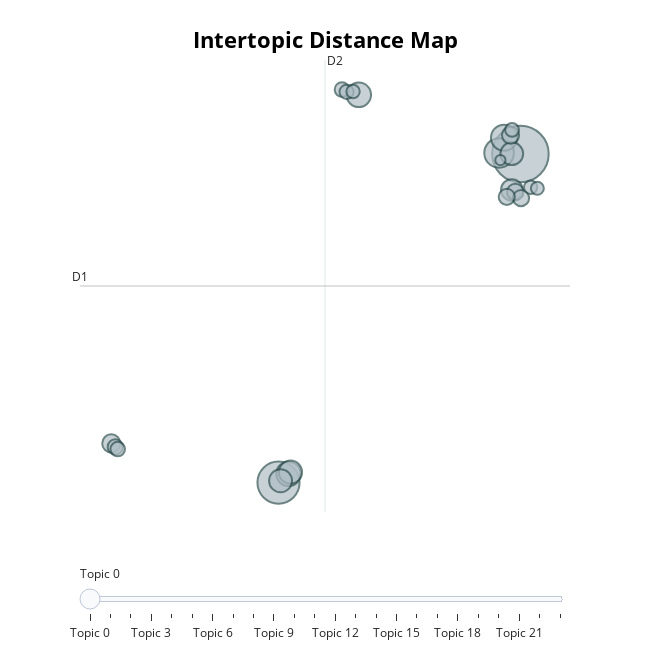

Notebook code cell kept with this figure:
### Markdown cell above
### Topic Visualization

### Code cell
topic_model.visualize_topics()

### Figure 1 — Plotly figure (JSON) as saved in the notebook; plotly's stock layout.template omitted (floating-point values rounded to 4 significant figures)
{"data": [{"customdata": [[0, "good | chicken | delicious | sandwich | great", 303], [1, "car | called | customer | service | told", 168], [2, "place | good | restaurant | great | meal", 83], [3, "taco | mexican | salsa | burrito | place", 65], [4, "beer | bar | great | drink | music", 57], [5, "hair | salon | nail | cut | stylist", 56], [6, "dr | care | office | doctor | time", 51], [7, "store | clothes | shoe | size | dress", 50], [8, "meal | good | menu | cheese | drink", 49], [9, "pizza | crust | pie | great | ordered", 44], [10, "service | server | always | good | place", 31], [11, "sushi | roll | kaisen | spicy | appetizer", 28], [12, "cream | donut | ice | cake | flavor", 26], [13, "italian | trieste | iv | pasta | restaurant", 25], [14, "coffee | starbucks | cafe | place | tea", 25], [15, "minute | said | asked | server | never", 22], [16, "park | lot | hill | museum | dog", 20], [17, "time | steak | say | ordered | went", 20], [18, "room | hotel | stay | pool | kid", 19], [19, "vietnamese | korean | restaurant | beef | place", 18], [20, "place | great | bar | bowling | definitely", 17], [21, "chicago | orleans | dog | louis | place", 17], [22, "great | cocktail | nice | stuff | awesome", 16], [23, "rib | fagioli | link | plate | lot", 10]], "hovertemplate": "<b>Topic %{customdata[0]}</b><br>%{customdata[1]}<br>Size: %{customdata[2]}", "legendgroup": "", "marker": {"color": "#B0BEC5", "line": {"color": "DarkSlateGrey", "width": 2}, "size": [303, 168, 83, 65, 57, 56, 51, 50, 49, 44, 31, 28, 26, 25, 25, 22, 20, 20, 19, 18, 17, 17, 16, 10], "sizemode": "area", "sizeref": 0.1894, "symbol": "circle"}, "mode": "markers", "name": "", "orientation": "v", "showlegend": false, "type": "scatter", "x": [10.44, -2.146, 9.332, 9.592, 2.031, -1.625, -1.525, -2.038, 9.992, 9.993, -10.85, 9.927, 10.17, 10.47, 9.733, -10.64, 1.157, -10.51, 1.395, 10.01, 1.732, 10.97, 11.32, 9.4], "xaxis": "x", "y": [7.869, -11.65, 7.932, 8.835, 11.38, -11.13, -11.03, -11.54, 7.887, 5.734, -9.321, 8.991, 5.615, 5.251, 5.325, -9.531, 11.7, -9.657, 11.56, 9.298, 11.58, 5.896, 5.834, 7.505], "yaxis": "y"}], "layout": {"annotations": [{"showarrow": false, "text": "D1", "x": -12.47, "y": 0.02916, "yshift": 10}, {"showarrow": false, "text": "D2", "x": 0.2735, "xshift": 10, "y": 13.45}], "height": 650, "hoverlabel": {"bgcolor": "white", "font": {"family": "Rockwell", "size": 16}}, "legend": {"itemsizing": "constant", "tracegroupgap": 0}, "margin": {"t": 60}, "shapes": [{"line": {"color": "#CFD8DC", "width": 2}, "type": "line", "x0": 0.2735, "x1": 0.2735, "y0": -13.39, "y1": 13.45}, {"line": {"color": "#9E9E9E", "width": 2}, "type": "line", "x0": -12.47, "x1": 13.02, "y0": 0.02916, "y1": 0.02916}], "sliders": [{"active": 0, "pad": {"t": 50}, "steps": [{"args": [{"marker.color": [["red", "#B0BEC5", "#B0BEC5", "#B0BEC5", "#B0BEC5", "#B0BEC5", "#B0BEC5", "#B0BEC5", "#B0BEC5", "#B0BEC5", "#B0BEC5", "#B0BEC5", "#B0BEC5", "#B0BEC5", "#B0BEC5", "#B0BEC5", "#B0BEC5", "#B0BEC5", "#B0BEC5", "#B0BEC5", "#B0BEC5", "#B0BEC5", "#B0BEC5", "#B0BEC5"]]}], "label": "Topic 0", "method": "update"}, {"args": [{"marker.color": [["#B0BEC5", "red", "#B0BEC5", "#B0BEC5", "#B0BEC5", "#B0BEC5", "#B0BEC5", "#B0BEC5", "#B0BEC5", "#B0BEC5", "#B0BEC5", "#B0BEC5", "#B0BEC5", "#B0BEC5", "#B0BEC5", "#B0BEC5", "#B0BEC5", "#B0BEC5", "#B0BEC5", "#B0BEC5", "#B0BEC5", "#B0BEC5", "#B0BEC5", "#B0BEC5"]]}], "label": "Topic 1", "method": "update"}, {"args": [{"marker.color": [["#B0BEC5", "#B0BEC5", "red", "#B0BEC5", "#B0BEC5", "#B0BEC5", "#B0BEC5", "#B0BEC5", "#B0BEC5", "#B0BEC5", "#B0BEC5", "#B0BEC5", "#B0BEC5", "#B0BEC5", "#B0BEC5", "#B0BEC5", "#B0BEC5", "#B0BEC5", "#B0BEC5", "#B0BEC5", "#B0BEC5", "#B0BEC5", "#B0BEC5", "#B0BEC5"]]}], "label": "Topic 2", "method": "update"}, {"args": [{"marker.color": [["#B0BEC5", "#B0BEC5", "#B0BEC5", "red", "#B0BEC5", "#B0BEC5", "#B0BEC5", "#B0BEC5", "#B0BEC5", "#B0BEC5", "#B0BEC5", "#B0BEC5", "#B0BEC5", "#B0BEC5", "#B0BEC5", "#B0BEC5", "#B0BEC5", "#B0BEC5", "#B0BEC5", "#B0BEC5", "#B0BEC5", "#B0BEC5", "#B0BEC5", "#B0BEC5"]]}], "label": "Topic 3", "method": "update"}, {"args": [{"marker.color": [["#B0BEC5", "#B0BEC5", "#B0BEC5", "#B0BEC5", "red", "#B0BEC5", "#B0BEC5", "#B0BEC5", "#B0BEC5", "#B0BEC5", "#B0BEC5", "#B0BEC5", "#B0BEC5", "#B0BEC5", "#B0BEC5", "#B0BEC5", "#B0BEC5", "#B0BEC5", "#B0BEC5", "#B0BEC5", "#B0BEC5", "#B0BEC5", "#B0BEC5", "#B0BEC5"]]}], "label": "Topic 4", "method": "update"}, {"args": [{"marker.color": [["#B0BEC5", "#B0BEC5", "#B0BEC5", "#B0BEC5", "#B0BEC5", "red", "#B0BEC5", "#B0BEC5", "#B0BEC5", "#B0BEC5", "#B0BEC5", "#B0BEC5", "#B0BEC5", "#B0BEC5", "#B0BEC5", "#B0BEC5", "#B0BEC5", "#B0BEC5", "#B0BEC5", "#B0BEC5", "#B0BEC5", "#B0BEC5", "#B0BEC5", "#B0BEC5"]]}], "label": "Topic 5", "method": "update"}, {"args": [{"marker.color": [["#B0BEC5", "#B0BEC5", "#B0BEC5", "#B0BEC5", "#B0BEC5", "#B0BEC5", "red", "#B0BEC5", "#B0BEC5", "#B0BEC5", "#B0BEC5", "#B0BEC5", "#B0BEC5", "#B0BEC5", "#B0BEC5", "#B0BEC5", "#B0BEC5", "#B0BEC5", "#B0BEC5", "#B0BEC5", "#B0BEC5", "#B0BEC5", "#B0BEC5", "#B0BEC5"]]}], "label": "Topic 6", "method": "update"}, {"args": [{"marker.color": [["#B0BEC5", "#B0BEC5", "#B0BEC5", "#B0BEC5", "#B0BEC5", "#B0BEC5", "#B0BEC5", "red", "#B0BEC5", "#B0BEC5", "#B0BEC5", "#B0BEC5", "#B0BEC5", "#B0BEC5", "#B0BEC5", "#B0BEC5", "#B0BEC5", "#B0BEC5", "#B0BEC5", "#B0BEC5", "#B0BEC5", "#B0BEC5", "#B0BEC5", "#B0BEC5"]]}], "label": "Topic 7", "method": "update"}, {"args": [{"marker.color": [["#B0BEC5", "#B0BEC5", "#B0BEC5", "#B0BEC5", "#B0BEC5", "#B0BEC5", "#B0BEC5", "#B0BEC5", "red", "#B0BEC5", "#B0BEC5", "#B0BEC5", "#B0BEC5", "#B0BEC5", "#B0BEC5", "#B0BEC5", "#B0BEC5", "#B0BEC5", "#B0BEC5", "#B0BEC5", "#B0BEC5", "#B0BEC5", "#B0BEC5", "#B0BEC5"]]}], "label": "Topic 8", "method": "update"}, {"args": [{"marker.color": [["#B0BEC5", "#B0BEC5", "#B0BEC5", "#B0BEC5", "#B0BEC5", "#B0BEC5", "#B0BEC5", "#B0BEC5", "#B0BEC5", "red", "#B0BEC5", "#B0BEC5", "#B0BEC5", "#B0BEC5", "#B0BEC5", "#B0BEC5", "#B0BEC5", "#B0BEC5", "#B0BEC5", "#B0BEC5", "#B0BEC5", "#B0BEC5", "#B0BEC5", "#B0BEC5"]]}], "label": "Topic 9", "method": "update"}, {"args": [{"marker.color": [["#B0BEC5", "#B0BEC5", "#B0BEC5", "#B0BEC5", "#B0BEC5", "#B0BEC5", "#B0BEC5", "#B0BEC5", "#B0BEC5", "#B0BEC5", "red", "#B0BEC5", "#B0BEC5", "#B0BEC5", "#B0BEC5", "#B0BEC5", "#B0BEC5", "#B0BEC5", "#B0BEC5", "#B0BEC5", "#B0BEC5", "#B0BEC5", "#B0BEC5", "#B0BEC5"]]}], "label": "Topic 10", "method": "update"}, {"args": [{"marker.color": [["#B0BEC5", "#B0BEC5", "#B0BEC5", "#B0BEC5", "#B0BEC5", "#B0BEC5", "#B0BEC5", "#B0BEC5", "#B0BEC5", "#B0BEC5", "#B0BEC5", "red", "#B0BEC5", "#B0BEC5", "#B0BEC5", "#B0BEC5", "#B0BEC5", "#B0BEC5", "#B0BEC5", "#B0BEC5", "#B0BEC5", "#B0BEC5", "#B0BEC5", "#B0BEC5"]]}], "label": "Topic 11", "method": "update"}, {"args": [{"marker.color": [["#B0BEC5", "#B0BEC5", "#B0BEC5", "#B0BEC5", "#B0BEC5", "#B0BEC5", "#B0BEC5", "#B0BEC5", "#B0BEC5", "#B0BEC5", "#B0BEC5", "#B0BEC5", "red", "#B0BEC5", "#B0BEC5", "#B0BEC5", "#B0BEC5", "#B0BEC5", "#B0BEC5", "#B0BEC5", "#B0BEC5", "#B0BEC5", "#B0BEC5", "#B0BEC5"]]}], "label": "Topic 12", "method": "update"}, {"args": [{"marker.color": [["#B0BEC5", "#B0BEC5", "#B0BEC5", "#B0BEC5", "#B0BEC5", "#B0BEC5", "#B0BEC5", "#B0BEC5", "#B0BEC5", "#B0BEC5", "#B0BEC5", "#B0BEC5", "#B0BEC5", "red", "#B0BEC5", "#B0BEC5", "#B0BEC5", "#B0BEC5", "#B0BEC5", "#B0BEC5", "#B0BEC5", "#B0BEC5", "#B0BEC5", "#B0BEC5"]]}], "label": "Topic 13", "method": "update"}, {"args": [{"marker.color": [["#B0BEC5", "#B0BEC5", "#B0BEC5", "#B0BEC5", "#B0BEC5", "#B0BEC5", "#B0BEC5", "#B0BEC5", "#B0BEC5", "#B0BEC5", "#B0BEC5", "#B0BEC5", "#B0BEC5", "#B0BEC5", "red", "#B0BEC5", "#B0BEC5", "#B0BEC5", "#B0BEC5", "#B0BEC5", "#B0BEC5", "#B0BEC5", "#B0BEC5", "#B0BEC5"]]}], "label": "Topic 14", "method": "update"}, {"args": [{"marker.color": [["#B0BEC5", "#B0BEC5", "#B0BEC5", "#B0BEC5", "#B0BEC5", "#B0BEC5", "#B0BEC5", "#B0BEC5", "#B0BEC5", "#B0BEC5", "#B0BEC5", "#B0BEC5", "#B0BEC5", "#B0BEC5", "#B0BEC5", "red", "#B0BEC5", "#B0BEC5", "#B0BEC5", "#B0BEC5", "#B0BEC5", "#B0BEC5", "#B0BEC5", "#B0BEC5"]]}], "label": "Topic 15", "method": "update"}, {"args": [{"marker.color": [["#B0BEC5", "#B0BEC5", "#B0BEC5", "#B0BEC5", "#B0BEC5", "#B0BEC5", "#B0BEC5", "#B0BEC5", "#B0BEC5", "#B0BEC5", "#B0BEC5", "#B0BEC5", "#B0BEC5", "#B0BEC5", "#B0BEC5", "#B0BEC5", "red", "#B0BEC5", "#B0BEC5", "#B0BEC5", "#B0BEC5", "#B0BEC5", "#B0BEC5", "#B0BEC5"]]}], "label": "Topic 16", "method": "update"}, {"args": [{"marker.color": [["#B0BEC5", "#B0BEC5", "#B0BEC5", "#B0BEC5", "#B0BEC5", "#B0BEC5", "#B0BEC5", "#B0BEC5", "#B0BEC5", "#B0BEC5", "#B0BEC5", "#B0BEC5", "#B0BEC5", "#B0BEC5", "#B0BEC5", "#B0BEC5", "#B0BEC5", "red", "#B0BEC5", "#B0BEC5", "#B0BEC5", "#B0BEC5", "#B0BEC5", "#B0BEC5"]]}], "label": "Topic 17", "method": "update"}, {"args": [{"marker.color": [["#B0BEC5", "#B0BEC5", "#B0BEC5", "#B0BEC5", "#B0BEC5", "#B0BEC5", "#B0BEC5", "#B0BEC5", "#B0BEC5", "#B0BEC5", "#B0BEC5", "#B0BEC5", "#B0BEC5", "#B0BEC5", "#B0BEC5", "#B0BEC5", "#B0BEC5", "#B0BEC5", "red", "#B0BEC5", "#B0BEC5", "#B0BEC5", "#B0BEC5", "#B0BEC5"]]}], "label": "Topic 18", "method": "update"}, {"args": [{"marker.color": [["#B0BEC5", "#B0BEC5", "#B0BEC5", "#B0BEC5", "#B0BEC5", "#B0BEC5", "#B0BEC5", "#B0BEC5", "#B0BEC5", "#B0BEC5", "#B0BEC5", "#B0BEC5", "#B0BEC5", "#B0BEC5", "#B0BEC5", "#B0BEC5", "#B0BEC5", "#B0BEC5", "#B0BEC5", "red", "#B0BEC5", "#B0BEC5", "#B0BEC5", "#B0BEC5"]]}], "label": "Topic 19", "method": "update"}, {"args": [{"marker.color": [["#B0BEC5", "#B0BEC5", "#B0BEC5", "#B0BEC5", "#B0BEC5", "#B0BEC5", "#B0BEC5", "#B0BEC5", "#B0BEC5", "#B0BEC5", "#B0BEC5", "#B0BEC5", "#B0BEC5", "#B0BEC5", "#B0BEC5", "#B0BEC5", "#B0BEC5", "#B0BEC5", "#B0BEC5", "#B0BEC5", "red", "#B0BEC5", "#B0BEC5", "#B0BEC5"]]}], "label": "Topic 20", "method": "update"}, {"args": [{"marker.color": [["#B0BEC5", "#B0BEC5", "#B0BEC5", "#B0BEC5", "#B0BEC5", "#B0BEC5", "#B0BEC5", "#B0BEC5", "#B0BEC5", "#B0BEC5", "#B0BEC5", "#B0BEC5", "#B0BEC5", "#B0BEC5", "#B0BEC5", "#B0BEC5", "#B0BEC5", "#B0BEC5", "#B0BEC5", "#B0BEC5", "#B0BEC5", "red", "#B0BEC5", "#B0BEC5"]]}], "label": "Topic 21", "method": "update"}, {"args": [{"marker.color": [["#B0BEC5", "#B0BEC5", "#B0BEC5", "#B0BEC5", "#B0BEC5", "#B0BEC5", "#B0BEC5", "#B0BEC5", "#B0BEC5", "#B0BEC5", "#B0BEC5", "#B0BEC5", "#B0BEC5", "#B0BEC5", "#B0BEC5", "#B0BEC5", "#B0BEC5", "#B0BEC5", "#B0BEC5", "#B0BEC5", "#B0BEC5", "#B0BEC5", "red", "#B0BEC5"]]}], "label": "Topic 22", "method": "update"}, {"args": [{"marker.color": [["#B0BEC5", "#B0BEC5", "#B0BEC5", "#B0BEC5", "#B0BEC5", "#B0BEC5", "#B0BEC5", "#B0BEC5", "#B0BEC5", "#B0BEC5", "#B0BEC5", "#B0BEC5", "#B0BEC5", "#B0BEC5", "#B0BEC5", "#B0BEC5", "#B0BEC5", "#B0BEC5", "#B0BEC5", "#B0BEC5", "#B0BEC5", "#B0BEC5", "#B0BEC5", "red"]]}], "label": "Topic 23", "method": "update"}]}], "title": {"font": {"color": "Black", "size": 22}, "text": "<b>Intertopic Distance Map</b>", "x": 0.5, "xanchor": "center", "y": 0.95, "yanchor": "top"}, "width": 650, "xaxis": {"anchor": "y", "domain": [0, 1], "range": [-12.47, 13.02], "title": {"text": ""}, "visible": false}, "yaxis": {"anchor": "x", "domain": [0, 1], "range": [-13.39, 13.45], "title": {"text": ""}, "visible": false}}}
